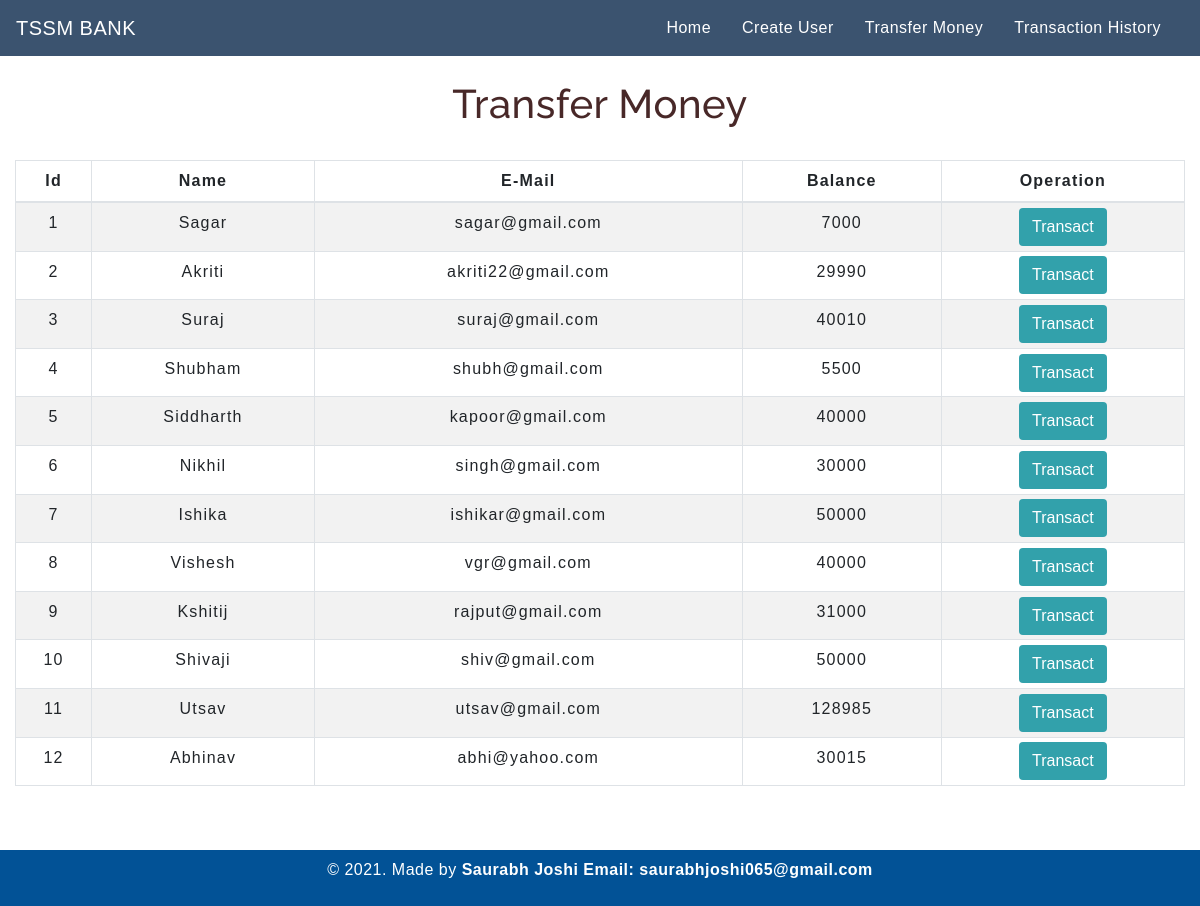
The app's page /transfermoney.php with its own data.
### tables this page shows
CREATE TABLE `users` (
  `id` int(3) NOT NULL,
  `name` text NOT NULL,
  `email` varchar(30) NOT NULL,
  `balance` int(8) NOT NULL
);

### transfermoney.php (the view, shortened to what this page needs)
<!DOCTYPE html>
<html lang="en">
<head>
    <link rel="stylesheet" href="https://maxcdn.bootstrapcdn.com/bootstrap/4.0.0/css/bootstrap.min.css">
    <link rel="stylesheet" type="text/css" href="css/table.css">
    <link rel="stylesheet" type="text/css" href="css/navbar.css">
    <link rel="stylesheet" type="text/css" href="css/main.css">
</head>
<body>
<?php
    include 'config.php';
    $sql = "SELECT * FROM users";
    $result = mysqli_query($conn,$sql);
?>
<?php
  include 'navbar.php';
?>
<div class="container-fluid">
        <h2 class="text-center pt-4">Transfer Money</h2>
        <br>
            <div class="row">
                <div class="col">
                    <div class="table-responsive-sm">
                    <table class="table table-hover table-sm table-striped table-condensed table-bordered">
                        <thead>
                            <tr>
                            <th scope="col" class="text-center py-2">Id</th>
                            <th scope="col" class="text-center py-2">Name</th>
                            <th scope="col" class="text-center py-2">E-Mail</th>
                            <th scope="col" class="text-center py-2">Balance</th>
                            <th scope="col" class="text-center py-2">Operation</th>
                            </tr>
                        </thead>
                        <tbody>
                <?php
                    while($rows=mysqli_fetch_assoc($result)){
                ?>
                    <tr>
                        <td class="py-2"><?php echo $rows['id'] ?></td>
                        <td class="py-2"><?php echo $rows['name']?></td>
                        <td class="py-2"><?php echo $rows['email']?></td>
                        <td class="py-2"><?php echo $rows['balance']?></td>
                        <td><a href="selecteduserdetail.php?id= <?php echo $rows['id'] ;?>"> <button type="button" class="btn">Transact</button></a></td>
                    </tr>
                <?php
                    }
                ?>
                        </tbody>
                    </table>
                    </div>
                </div>
            </div>
         </div>
<footer class="text-center mt-5 py-2">
    <p>&copy 2021. Made by <b>Saurabh Joshi Email: saurabhjoshi065@gmail.com</b>
</footer>
</body>
</html>

### navbar.php (shortened to what this page needs)
<nav class="navbar navbar-expand-md navbar-light bg-light">
      <a class="navbar-brand" href="index.php">TSSM BANK</a>
      <div class="collapse navbar-collapse" id="collapsibleNavbar">
            <ul class="navbar-nav ml-auto">
              <li class="nav-item">
                <a class="nav-link" href="index.php">Home</a>
              </li>
              <li class="nav-item">
                <a class="nav-link" href="createuser.php">Create User</a>
              </li>
              <li class="nav-item">
                <a class="nav-link" href="transfermoney.php">Transfer Money</a>
              </li>
              <li class="nav-item">
                <a class="nav-link" href="transactionhistory.php">Transaction History</a>
              </li>
          </div>
       </nav>

### css/table.css (style rules this page uses)
* { padding: 0; margin: 0; box-sizing: border-box; font-family: sans-serif; }
h2 { font-size: 40px; }
table { letter-spacing: 1.2px; }
td { text-align: center; }
button { border:none; background: #32a1ab; transition: 1s; color: #ffffff; }

### css/navbar.css (style rules this page uses)
.nav-link { margin-right: 15px; color:#2F363F; letter-spacing: 0.5px; transition: 0.5s; }
.navbar-brand { color: #4C4B4B; letter-spacing: 0.5px; }
h2 { color: rgb(72, 40, 40); letter-spacing: 0.5px; font-family: raleway; }

### css/main.css (style rules this page uses)
.bg-light { background-color: #3b536f !important; }
.navbar-light .navbar-brand { color: white; }
.navbar-light .navbar-nav .nav-link { color: white; }
footer { color:#ffffff; background-color:#025296; letter-spacing: 0.5px; }

### transfermoney.php (style rules this page uses)
button { transition: 1.5s; }

### records on screen
users: id "1", name "Sagar", email "sagar@gmail.com", balance "7000"
users: id "2", name "Akriti", email "akriti22@gmail.com", balance "29990"
users: id "3", name "Suraj", email "suraj@gmail.com", balance "40010"
users: id "4", name "Shubham", email "shubh@gmail.com", balance "5500"
users: id "5", name "Siddharth", email "kapoor@gmail.com", balance "40000"
users: id "6", name "Nikhil", email "singh@gmail.com", balance "30000"
users: id "7", name "Ishika", email "ishikar@gmail.com", balance "50000"
users: id "8", name "Vishesh", email "vgr@gmail.com", balance "40000"
users: id "9", name "Kshitij", email "rajput@gmail.com", balance "31000"
users: id "10", name "Shivaji", email "shiv@gmail.com", balance "50000"
users: id "11", name "Utsav", email "utsav@gmail.com", balance "128985"
users: id "12", name "Abhinav", email "abhi@yahoo.com", balance "30015"
